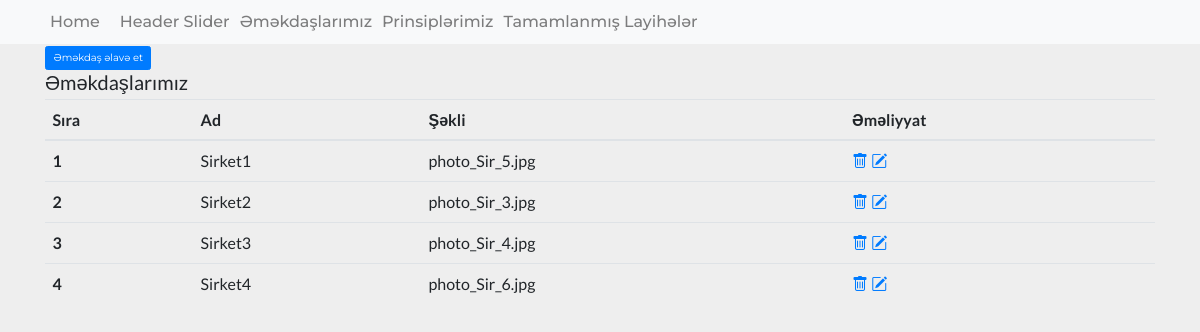
The app's page /admin/partners, older data.
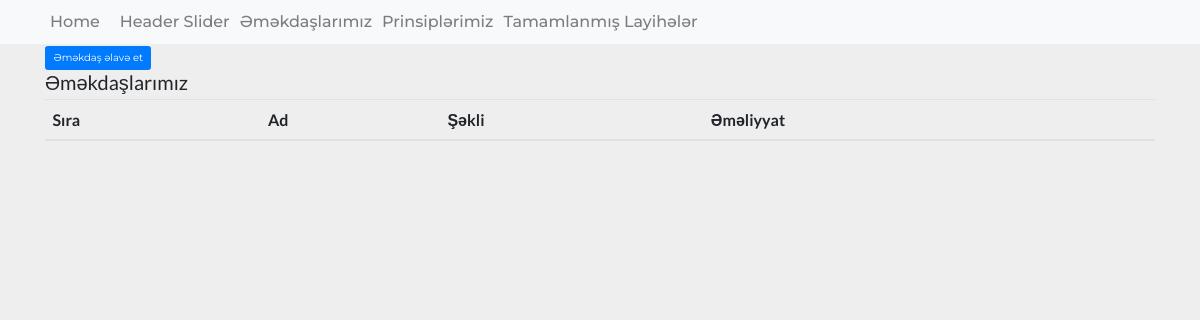
The same page, newer data.
### app/models.py (models this page shows)
class PartnerSlider(db.Model):
    id = db.Column(db.Integer, primary_key=True)
    name = db.Column(db.String(100))
    img = db.Column(db.String(100))

### admin/routes.py (the view)
@admin_bp.route('/partners')
def index_partner():
    from app.models import PartnerSlider
    partnerSlider = PartnerSlider.query.all()
    return render_template('admin/partners.html',partners=partnerSlider)

### admin/templates/admin/partners.html (shortened to what this page needs)
{% extends "admin/base.html" %}
{% block page %}
<div class="container">
    <a href="/admin/partners/add"><button class="btn btn-primary">Əməkdaş əlavə et</button></a>
    <h2>Əməkdaşlarımız</h2>
    <table class="table">
        <thead>
        <tr>
            <th scope="col">Sıra</th>
            <th scope="col">Ad</th>
            <th scope="col">Şəkli</th>
            <th scope="col">Əməliyyat</th>
        </tr>
        </thead>
        <tbody>
        {% for partner in partners %}
        <tr>
            <th>{{partner.id}}</th>
            <td>{{partner.name}}</td>
            <td>{{partner.img}}</td>
            <td>
                <a href="/admin/partners/delete/{{partner.id}}"><i class="bi bi-trash"></i></a>
                <a href="/admin/partners/update/{{partner.id}}"><i class="bi bi-pencil-square"></i></i></a>
            </td>
        </tr>
        {% endfor %}
        </tbody>
    </table>
</div>
{% endblock %}

### admin/templates/admin/base.html (shortened to what this page needs)
<!DOCTYPE html>
<html lang="en">
<head>
    <link rel="stylesheet" href="https://cdn.jsdelivr.net/npm/bootstrap-icons@1.4.0/font/bootstrap-icons.css">
    <link rel="stylesheet" href="https://stackpath.bootstrapcdn.com/bootstrap/4.3.1/css/bootstrap.min.css"
>
    <link rel="stylesheet" href="admin/static/front/css/style.css">
    <link rel="stylesheet" href="https://use.fontawesome.com/releases/v5.15.2/css/all.css"
>
    <link rel="stylesheet" href="admin/static/front/css/owl.carousel.min.css">
    <link rel="stylesheet" href="admin/static/front/css/owl.theme.default.min.css">
</head>
<body>
    <nav class="navbar navbar-expand-lg navbar-light bg-light">
        <div class="collapse navbar-collapse" id="navbarNav">
            <div class="container">
                <ul class="navbar-nav">
                    <li class="nav-item">
                        <a class="nav-link" href="/admin">Home</a>
                    </li>
                    <li class="nav-item">
                        <a class="nav-link" href="/admin/slide"></a>
                    </li>
                    <li class="nav-item">
                        <a class="nav-link" href="/admin/header_slider">Header Slider</a>
                    </li>
                    <li class="nav-item">
                        <a class="nav-link" href="/admin/partners">Əməkdaşlarımız</a>
                    </li>
                    <li class="nav-item">
                        <a class="nav-link" href="/admin/mpprinciples">Prinsiplərimiz</a>
                    </li>
                    <li class="nav-item">
                        <a class="nav-link" href="/admin/projects/finished_projects">Tamamlanmış Layihələr</a>
                    </li>
                </ul>
            </div>
        </div>
    </nav>
    {% block page %}
    {% endblock %}
</body>
</html>

### admin/static/front/css/style.css (style rules this page uses)
* { box-sizing: border-box; margin: 0; padding: 0; transition: all 0.4s ease; }
html { font-size: 10px; }
body { font-family: 'lato', sans-serif; font-size: 1.6rem; line-height: 1.5; background-color: #EEEEEE; }
li, a, button { font-family: "Montserrat", sans-serif; font-weight: 500; text-decoration: none !important; }
a { cursor: pointer; }
ul { list-style: none; }

Row changes from the older to the newer data that the page shows:
removed PartnerSlider: id "1", name "Sirket1", img "photo_Sir_5.jpg"
removed PartnerSlider: id "2", name "Sirket2", img "photo_Sir_3.jpg"
removed PartnerSlider: id "3", name "Sirket3", img "photo_Sir_4.jpg"
removed PartnerSlider: id "4", name "Sirket4", img "photo_Sir_6.jpg"
